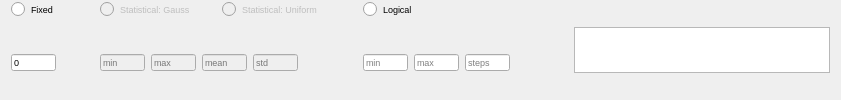
              <widget class="QFrame" name="frame_61">
               <property name="frameShape">
                <enum>QFrame::NoFrame</enum>
               </property>
               <property name="frameShadow">
                <enum>QFrame::Plain</enum>
               </property>
               <layout class="QHBoxLayout" name="horizontalLayout_41">
                <property name="topMargin">
                 <number>0</number>
                </property>
                <property name="bottomMargin">
                 <number>0</number>
                </property>
                <item>
                 <widget class="QFrame" name="frame_62">
                  <property name="frameShape">
                   <enum>QFrame::NoFrame</enum>
                  </property>
                  <property name="frameShadow">
                   <enum>QFrame::Plain</enum>
                  </property>
                  <layout class="QGridLayout" name="gridLayout_26">
                   <property name="leftMargin">
                    <number>0</number>
                   </property>
                   <property name="topMargin">
                    <number>0</number>
                   </property>
                   <property name="bottomMargin">
                    <number>0</number>
                   </property>
                   <item row="0" column="3">
                    <widget class="QRadioButton" name="radio_log_oza">
                     <property name="font">
                      <font>
                       <pointsize>7</pointsize>
                      </font>
                     </property>
                     <property name="text">
                      <string>Logical</string>
                     </property>
                     <attribute name="buttonGroup">
                      <string notr="true">buttonGroup_19</string>
                     </attribute>
                    </widget>
                   </item>
                   <item row="0" column="0">
                    <widget class="QRadioButton" name="radio_fix_oza">
                     <property name="font">
                      <font>
                       <pointsize>7</pointsize>
                      </font>
                     </property>
                     <property name="text">
                      <string>Fixed</string>
                     </property>
                     <property name="iconSize">
                      <size>
                       <width>12</width>
                       <height>12</height>
                      </size>
                     </property>
                     <attribute name="buttonGroup">
                      <string notr="true">buttonGroup_19</string>
                     </attribute>
                    </widget>
                   </item>
                   <item row="1" column="4">
                    <spacer name="horizontalSpacer_43">
                     <property name="orientation">
                      <enum>Qt::Horizontal</enum>
                     </property>
                     <property name="sizeHint" stdset="0">
                      <size>
                       <width>40</width>
                       <height>20</height>
                      </size>
                     </property>
                    </spacer>
                   </item>
                   <item row="1" column="0">
                    <widget class="QFrame" name="frame_63">
                     <property name="frameShape">
                      <enum>QFrame::NoFrame</enum>
                     </property>
                     <property name="frameShadow">
                      <enum>QFrame::Plain</enum>
                     </property>
                     <layout class="QHBoxLayout" name="horizontalLayout_42">
                      <property name="leftMargin">
                       <number>0</number>
                      </property>
                      <property name="topMargin">
                       <number>0</number>
                      </property>
                      <property name="bottomMargin">
                       <number>0</number>
                      </property>
                      <item>
                       <widget class="QLineEdit" name="txt_fix_oza">
                        <property name="maximumSize">
                         <size>
                          <width>45</width>
                          <height>17</height>
                         </size>
                        </property>
                        <property name="font">
                         <font>
                          <pointsize>7</pointsize>
                         </font>
                        </property>
                        <property name="text">
                         <string>0</string>
                        </property>
                        <property name="placeholderText">
                         <string>value</string>
                        </property>
                       </widget>
                      </item>
                      <item>
                       <spacer name="horizontalSpacer_44">
                        <property name="orientation">
                         <enum>Qt::Horizontal</enum>
                        </property>
                        <property name="sizeType">
                         <enum>QSizePolicy::Maximum</enum>
                        </property>
                        <property name="sizeHint" stdset="0">
                         <size>
                          <width>20</width>
                          <height>20</height>
                         </size>
                        </property>
                       </spacer>
                      </item>
                     </layout>
                    </widget>
                   </item>
                   <item row="1" column="3">
                    <widget class="QFrame" name="frame_64">
                     <property name="frameShape">
                      <enum>QFrame::NoFrame</enum>
                     </property>
                     <property name="frameShadow">
                      <enum>QFrame::Plain</enum>
                     </property>
                     <layout class="QHBoxLayout" name="horizontalLayout_43">
                      <property name="leftMargin">
                       <number>0</number>
                      </property>
                      <property name="topMargin">
                       <number>0</number>
                      </property>
                      <property name="bottomMargin">
                       <number>0</number>
                      </property>
                      <item>
                       <widget class="QLineEdit" name="txt_log_min_oza">
                        <property name="maximumSize">
                         <size>
                          <width>45</width>
                          <height>17</height>
                         </size>
                        </property>
                        <property name="font">
                         <font>
                          <pointsize>7</pointsize>
                         </font>
                        </property>
                        <property name="placeholderText">
                         <string>min</string>
                        </property>
                       </widget>
                      </item>
                      <item>
                       <widget class="QLineEdit" name="txt_log_max_oza">
                        <property name="maximumSize">
                         <size>
                          <width>45</width>
                          <height>17</height>
                         </size>
                        </property>
                        <property name="font">
                         <font>
                          <pointsize>7</pointsize>
                         </font>
                        </property>
                        <property name="placeholderText">
                         <string>max</string>
                        </property>
                       </widget>
                      </item>
                      <item>
                       <widget class="QLineEdit" name="txt_log_steps_oza">
                        <property name="maximumSize">
                         <size>
                          <width>45</width>
                          <height>17</height>
                         </size>
                        </property>
                        <property name="font">
                         <font>
                          <pointsize>7</pointsize>
                         </font>
                        </property>
                        <property name="placeholderText">
                         <string>steps</string>
                        </property>
                       </widget>
                      </item>
                     </layout>
                    </widget>
                   </item>
                   <item row="0" column="1">
                    <widget class="QFrame" name="frame_65">
                     <property name="frameShape">
                      <enum>QFrame::NoFrame</enum>
                     </property>
                     <property name="frameShadow">
                      <enum>QFrame::Plain</enum>
                     </property>
                     <layout class="QHBoxLayout" name="horizontalLayout_44">
                      <property name="topMargin">
                       <number>0</number>
                      </property>
                      <property name="bottomMargin">
                       <number>0</number>
                      </property>
                      <item>
                       <widget class="QRadioButton" name="radio_gauss_oza">
                        <property name="enabled">
                         <bool>false</bool>
                        </property>
                        <property name="font">
                         <font>
                          <pointsize>7</pointsize>
                         </font>
                        </property>
                        <property name="text">
                         <string>Statistical: Gauss</string>
                        </property>
                        <attribute name="buttonGroup">
                         <string notr="true">buttonGroup_19</string>
                        </attribute>
                       </widget>
                      </item>
                      <item>
                       <widget class="QRadioButton" name="radio_uni_oza">
                        <property name="enabled">
                         <bool>false</bool>
                        </property>
                        <property name="font">
                         <font>
                          <pointsize>7</pointsize>
                         </font>
                        </property>
                        <property name="text">
                         <string>Statistical: Uniform</string>
                        </property>
                        <attribute name="buttonGroup">
                         <string notr="true">buttonGroup_19</string>
                        </attribute>
                       </widget>
                      </item>
                      <item>
                       <spacer name="horizontalSpacer_45">
                        <property name="orientation">
                         <enum>Qt::Horizontal</enum>
                        </property>
                        <property name="sizeType">
                         <enum>QSizePolicy::Maximum</enum>
                        </property>
                        <property name="sizeHint" stdset="0">
                         <size>
                          <width>10</width>
                          <height>20</height>
                         </size>
                        </property>
                       </spacer>
                      </item>
                     </layout>
                    </widget>
                   </item>
                   <item row="1" column="1">
                    <widget class="QFrame" name="frame_66">
                     <property name="frameShape">
                      <enum>QFrame::NoFrame</enum>
                     </property>
                     <property name="frameShadow">
                      <enum>QFrame::Plain</enum>
                     </property>
                     <layout class="QGridLayout" name="gridLayout_27">
                      <property name="leftMargin">
                       <number>9</number>
                      </property>
                      <property name="topMargin">
                       <number>0</number>
                      </property>
                      <property name="bottomMargin">
                       <number>0</number>
                      </property>
                      <item row="0" column="3">
                       <widget class="QLineEdit" name="txt_gauss_std_oza">
                        <property name="enabled">
                         <bool>false</bool>
                        </property>
                        <property name="maximumSize">
                         <size>
                          <width>45</width>
                          <height>17</height>
                         </size>
                        </property>
                        <property name="font">
                         <font>
                          <pointsize>7</pointsize>
                         </font>
                        </property>
                        <property name="placeholderText">
                         <string>std</string>
                        </property>
                       </widget>
                      </item>
                      <item row="0" column="4">
                       <spacer name="horizontalSpacer_46">
                        <property name="orientation">
                         <enum>Qt::Horizontal</enum>
                        </property>
                        <property name="sizeType">
                         <enum>QSizePolicy::Maximum</enum>
                        </property>
                        <property name="sizeHint" stdset="0">
                         <size>
                          <width>50</width>
                          <height>20</height>
                         </size>
                        </property>
                       </spacer>
                      </item>
                      <item row="0" column="1">
                       <widget class="QLineEdit" name="txt_gauss_max_oza">
                        <property name="enabled">
                         <bool>false</bool>
                        </property>
                        <property name="maximumSize">
                         <size>
                          <width>45</width>
                          <height>17</height>
                         </size>
                        </property>
                        <property name="font">
                         <font>
                          <pointsize>7</pointsize>
                         </font>
                        </property>
                        <property name="placeholderText">
                         <string>max</string>
                        </property>
                       </widget>
                      </item>
                      <item row="0" column="2">
                       <widget class="QLineEdit" name="txt_gauss_mean_oza">
                        <property name="enabled">
                         <bool>false</bool>
                        </property>
                        <property name="maximumSize">
                         <size>
                          <width>45</width>
                          <height>17</height>
                         </size>
                        </property>
                        <property name="font">
                         <font>
                          <pointsize>7</pointsize>
                         </font>
                        </property>
                        <property name="placeholderText">
                         <string>mean</string>
                        </property>
                       </widget>
                      </item>
                      <item row="0" column="0">
                       <widget class="QLineEdit" name="txt_gauss_min_oza">
                        <property name="enabled">
                         <bool>false</bool>
                        </property>
                        <property name="maximumSize">
                         <size>
                          <width>45</width>
                          <height>17</height>
                         </size>
                        </property>
                        <property name="font">
                         <font>
                          <pointsize>7</pointsize>
                         </font>
                        </property>
                        <property name="placeholderText">
                         <string>min</string>
                        </property>
                       </widget>
                      </item>
                     </layout>
                    </widget>
                   </item>
                  </layout>
                 </widget>
                </item>
                <item>
                 <widget class="PlotWidget" name="viewOZA">
                  <property name="sizePolicy">
                   <sizepolicy hsizetype="Expanding" vsizetype="Fixed">
                    <horstretch>0</horstretch>
                    <verstretch>0</verstretch>
                   </sizepolicy>
                  </property>
                  <property name="maximumSize">
                   <size>
                    <width>16777215</width>
                    <height>46</height>
                   </size>
                  </property>
                  <property name="styleSheet">
                   <string notr="true">border-right-color: rgb(255, 255, 127);</string>
                  </property>
                 </widget>
                </item>
               </layout>
              </widget>
